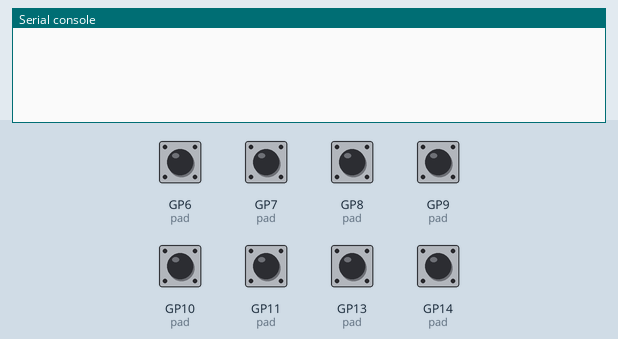
The program below on a simulated Raspberry Pi Pico running CircuitPython. Parts: the last lines printed to the serial console. The test bench sets the inputs (shaded band); at power-on: GP6 (pad), GP7 (pad), GP8 (pad), GP9 (pad), GP10 (pad), GP11 (pad), GP13 (pad), GP14 (pad) HIGH.

Above: at 1.2 s.
1.3 s: GP6 (pad) pulled LOW for 0.15 s
At 1.9 s:
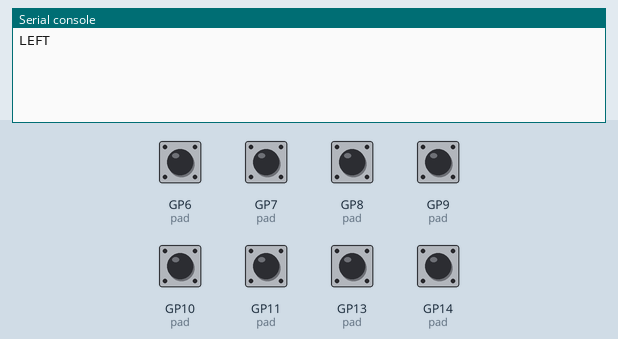
2.9 s: GP7 (pad) pulled LOW for 0.15 s
At 3.3 s:
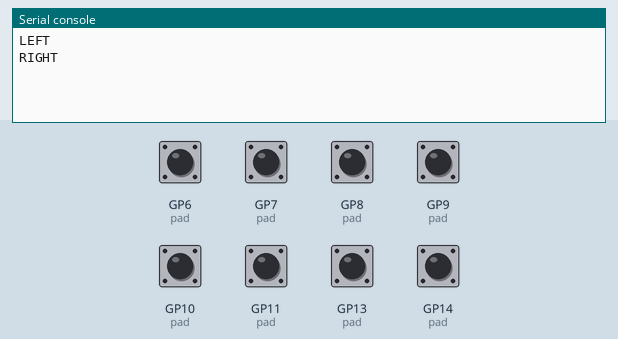
4.5 s: GP8 (pad) pulled LOW for 0.15 s
At 5.7 s:
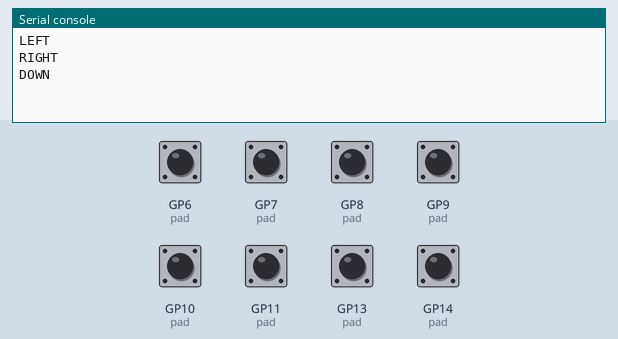
6.1 s: GP9 (pad) pulled LOW for 0.15 s
At 7.2 s:
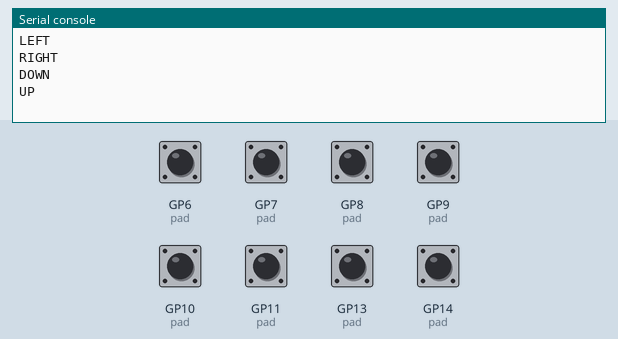
7.7 s: GP10 (pad) pulled LOW for 0.15 s
At 8.6 s:
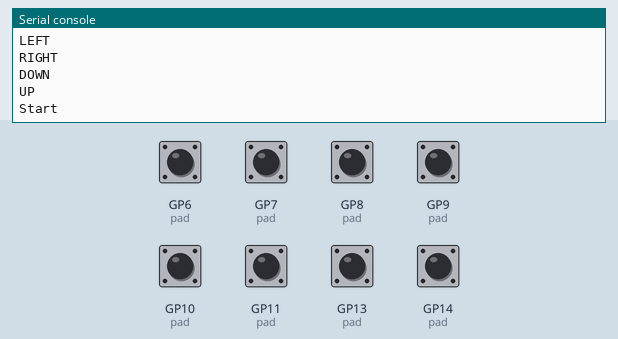
9.3 s: GP11 (pad) pulled LOW for 0.15 s
At 9.9 s:
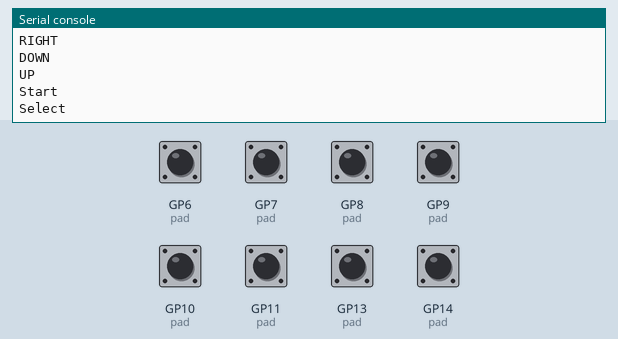

The program:

play_phat.py
```python
#### Anavi Play pHAT
import time
import board
import digitalio
import gamepad

"""
GPIO 22 = GP9  (15) : Button UP	15
GPIO 27 = GP8  (13) : Button DOWN	13
GPIO  4 = GP6  ( 7) : Button LEFT	7
GPIO 17 = GP7  (11) : Button RIGHT	11
GPIO  5 = GP10 (29) : Button START	29
GPIO  6 = GP11 (31) : Button SELECT	31
GPIO 19 = GP13 (35) : Button A	35
GPIO 26 = GP14 (37) : Button B	37
"""

B_Up     = 1 << 0
B_Down   = 1 << 1
B_Left   = 1 << 2
B_Right  = 1 << 3
B_Start  = 1 << 4
B_Select = 1 << 5
B_A      = 1 << 6
B_B      = 1 << 7

pad = gamepad.GamePad(
    digitalio.DigitalInOut(board.GP9),
    digitalio.DigitalInOut(board.GP8),
    digitalio.DigitalInOut(board.GP6),
    digitalio.DigitalInOut(board.GP7),
    digitalio.DigitalInOut(board.GP10),
    digitalio.DigitalInOut(board.GP11),
    digitalio.DigitalInOut(board.GP13),
    digitalio.DigitalInOut(board.GP14),
)

while True:
    buttons = pad.get_pressed()
    if buttons & B_Up:
        print("UP")
    elif buttons & B_Down:
        print("DOWN")
    elif buttons & B_Left:
        print("LEFT")
    elif buttons & B_Right:
        print("RIGHT")
    elif buttons & B_Start:
        print("Start")
    elif buttons & B_Select:
        print("Select")
    elif buttons & B_A:
        print("A")
    elif buttons & B_B:
        print("B")
    time.sleep(0.05)

    while buttons:
        # Wait for all buttons to be released.
        buttons = pad.get_pressed()
        time.sleep(0.05)
```

Measured:
- after the input at 1.3 s, the serial console: prints a new line at once (image 1)
- after the input at 2.9 s, the serial console: prints a new line at once (image 2)
- after the input at 4.5 s, the serial console: prints a new line at once (image 3)
- after the input at 6.1 s, the serial console: prints a new line at once (image 4)
- after the input at 7.7 s, the serial console: prints a new line at once (image 5)
- after the input at 9.3 s, the serial console: prints a new line at once (image 6)
